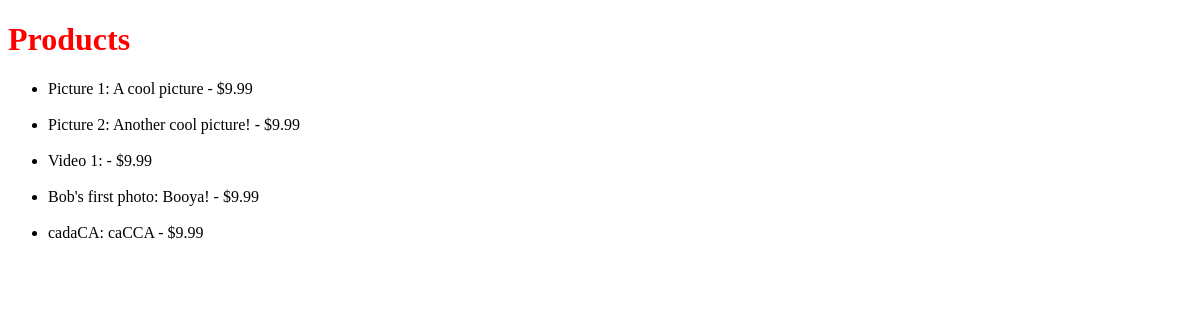
Before: /products/ with the older database file.
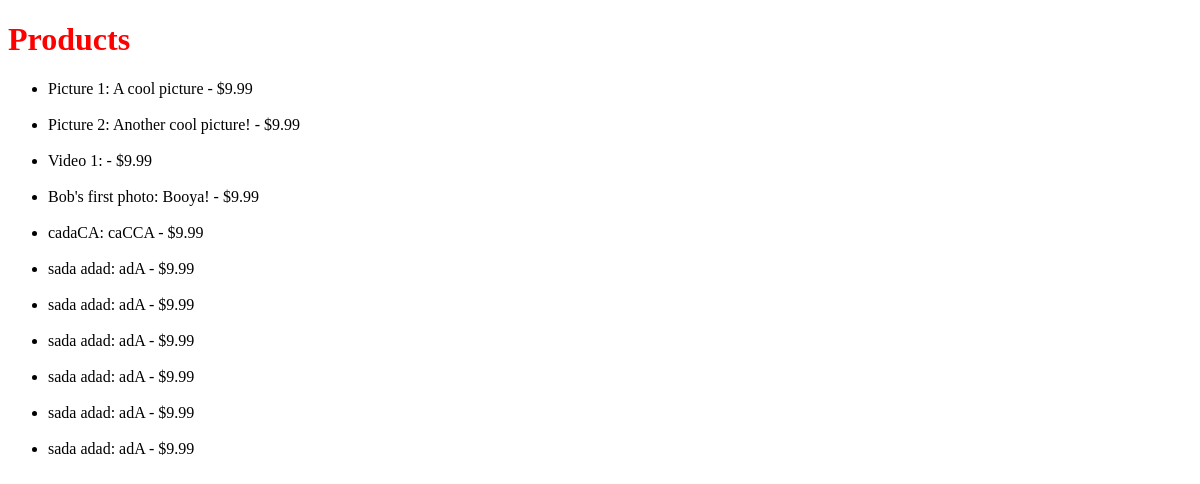
After: the same page with the newer database file.
### products/models.py (models this page shows)
class Product(m.Model):
    title = m.CharField(max_length=30)
    slug = m.SlugField(blank=True, unique=True)
    description = m.TextField(blank=True)
    price = m.DecimalField(max_digits=100, decimal_places=2, default=9.99)
    sale_price = m.DecimalField(max_digits=100, decimal_places=2, default=6.99, null=True, blank=True)
    is_available = m.BooleanField()  # is the product available to purchase?
    def __str__(self):
        return self.title

### products/views.py (the view)
# urls.py: url(r'^products/$', product_views.ProductListView.as_view(), name='product_list_view'),
class ProductListView(ListView):
    model = Product
    def get_context_data(self, **kwargs):
        context = super(ProductListView, self).get_context_data()
        print(context)
        context['queryset'] = self.get_queryset()
        return context
    def get_queryset(self):
        qs = super(ProductListView, self).get_queryset()
        qs = qs.filter(price__lte=9.99)
        return qs

### templates/products/product_list.html
{% extends 'base.html'%}
{% block content %}
<h1>Products</h1>
<ul>
    {% for instance in object_list %}
        <li> {{ instance }}: {{ instance.description }}  -  ${{ instance.price }}</li>
        <br></li>
    {% empty %}
        <li>No Products have been registered yet</li>
    {% endfor %}
</ul>
{% endblock %}

Changed rows visible on the page:
added Product: title "sada adad", description "adA", price "9.99"
added Product: title "sada adad", description "adA", price "9.99"
added Product: title "sada adad", description "adA", price "9.99"
added Product: title "sada adad", description "adA", price "9.99"
added Product: title "sada adad", description "adA", price "9.99"
added Product: title "sada adad", description "adA", price "9.99"
